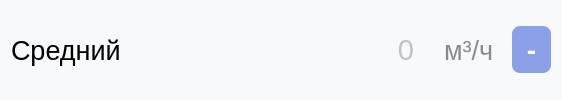
                     <widget class="QWidget" name="widget_45" native="true">
                      <property name="font">
                       <font>
                        <pointsize>36</pointsize>
                       </font>
                      </property>
                      <property name="styleSheet">
                       <string notr="true">border-radius: 8px;
background-color:rgb(248, 249, 251);
color: rgb(140, 139, 139);</string>
                      </property>
                      <layout class="QHBoxLayout" name="horizontalLayout_82">
                       <item>
                        <widget class="QLabel" name="sr_cas_text">
                         <property name="minimumSize">
                          <size>
                           <width>0</width>
                           <height>0</height>
                          </size>
                         </property>
                         <property name="maximumSize">
                          <size>
                           <width>16777215</width>
                           <height>16777215</height>
                          </size>
                         </property>
                         <property name="font">
                          <font>
                           <pointsize>20</pointsize>
                          </font>
                         </property>
                         <property name="styleSheet">
                          <string notr="true">background-color:rgb(248, 249, 251);
color: rgb(0, 0, 0);
margin-right: 0px;
</string>
                         </property>
                         <property name="inputMethodHints">
                          <set>Qt::ImhNone</set>
                         </property>
                         <property name="text">
                          <string>Средний</string>
                         </property>
                         <property name="wordWrap">
                          <bool>true</bool>
                         </property>
                        </widget>
                       </item>
                       <item>
                        <widget class="QLineEdit" name="sr_cas">
                         <property name="minimumSize">
                          <size>
                           <width>0</width>
                           <height>0</height>
                          </size>
                         </property>
                         <property name="font">
                          <font>
                           <family>MS Shell Dlg 2</family>
                           <pointsize>22</pointsize>
                           <weight>50</weight>
                           <italic>false</italic>
                           <bold>false</bold>
                           <strikeout>false</strikeout>
                          </font>
                         </property>
                         <property name="layoutDirection">
                          <enum>Qt::LeftToRight</enum>
                         </property>
                         <property name="styleSheet">
                          <string notr="true">background-color:rgb(248, 249, 251);
color: rgb(140, 139, 139);
outline: 0px;
padding-left: 10px;
margin-left: 20px;
margin-right: 10px;
border-top-left-radius: 0px;
border-bottom-left-radius: 00px;
border: none;

</string>
                         </property>
                         <property name="alignment">
                          <set>Qt::AlignRight|Qt::AlignTrailing|Qt::AlignVCenter</set>
                         </property>
                         <property name="placeholderText">
                          <string>0</string>
                         </property>
                        </widget>
                       </item>
                       <item>
                        <widget class="QLabel" name="sr_cas_dim">
                         <property name="font">
                          <font>
                           <pointsize>20</pointsize>
                          </font>
                         </property>
                         <property name="styleSheet">
                          <string notr="true">margin-left: 5px;
margin-right: 5px;</string>
                         </property>
                         <property name="text">
                          <string>м³/ч</string>
                         </property>
                        </widget>
                       </item>
                       <item>
                        <widget class="QPushButton" name="clean_sr_cas">
                         <property name="font">
                          <font>
                           <family>Montserrat</family>
                           <pointsize>20</pointsize>
                           <weight>75</weight>
                           <bold>true</bold>
                          </font>
                         </property>
                         <property name="styleSheet">
                          <string notr="true">QPushButton {
background-color:rgb(138, 161, 233);
color:rgb(255, 255, 255);
font-weight: 600;
border-radius: 8px;
padding: 5px 15px;
outline: 0px;
}
QPushButton:hover{
background-color: rgb(125, 143, 202);
}</string>
                         </property>
                         <property name="text">
                          <string>-</string>
                         </property>
                        </widget>
                       </item>
                      </layout>
                     </widget>
